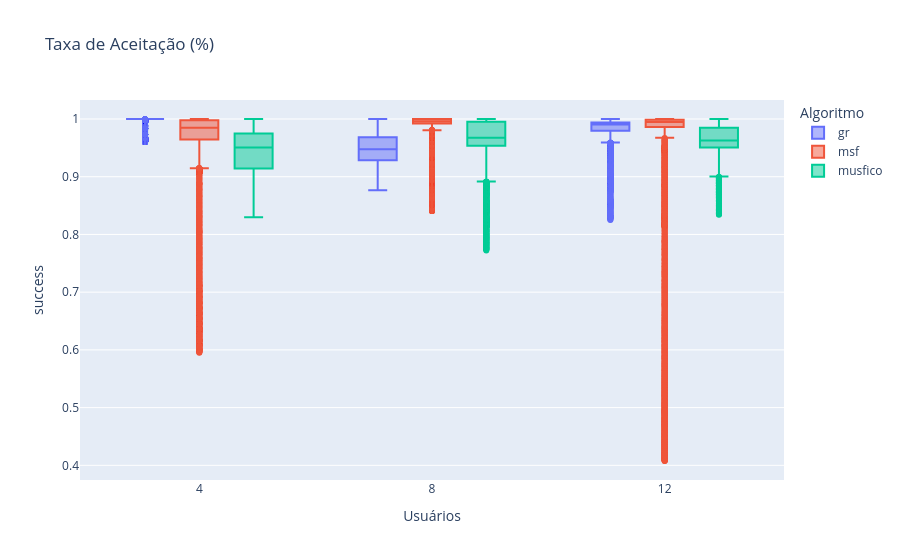

Write notebook code for a chart like this one.
### Code cell
# Criando o boxplot
fig = px.box(
    big_data,
    x="users",
    y="success",
    color="algorithm",
    labels={"users": "Usuários", "cpu_utilization": "Utilização de CPU", "algorithm": "Algoritmo"},
    title="Taxa de Aceitação (%)",
)

# Mostrando o gráfico
fig.show()

### Figure 1 — Plotly figure (JSON) as saved in the notebook; plotly's stock layout.template omitted (floating-point values rounded to 4 significant figures; data arrays with more than 128 entries replaced by an {"elided": "..."} marker saying what was removed)
{"data": [{"alignmentgroup": "True", "hovertemplate": "Algoritmo=gr<br>Usuários=%{x}<br>success=%{y}<extra></extra>", "legendgroup": "gr", "marker": {"color": "#636efa"}, "name": "gr", "notched": false, "offsetgroup": "gr", "orientation": "v", "showlegend": true, "type": "box", "x": {"elided": "30000 int values"}, "x0": " ", "xaxis": "x", "y": {"elided": "30000 float values"}, "y0": " ", "yaxis": "y"}, {"alignmentgroup": "True", "hovertemplate": "Algoritmo=msf<br>Usuários=%{x}<br>success=%{y}<extra></extra>", "legendgroup": "msf", "marker": {"color": "#EF553B"}, "name": "msf", "notched": false, "offsetgroup": "msf", "orientation": "v", "showlegend": true, "type": "box", "x": {"elided": "29000 int values"}, "x0": " ", "xaxis": "x", "y": {"elided": "29000 float values"}, "y0": " ", "yaxis": "y"}, {"alignmentgroup": "True", "hovertemplate": "Algoritmo=musfico<br>Usuários=%{x}<br>success=%{y}<extra></extra>", "legendgroup": "musfico", "marker": {"color": "#00cc96"}, "name": "musfico", "notched": false, "offsetgroup": "musfico", "orientation": "v", "showlegend": true, "type": "box", "x": {"elided": "28000 int values"}, "x0": " ", "xaxis": "x", "y": {"elided": "28000 float values"}, "y0": " ", "yaxis": "y"}], "layout": {"boxmode": "group", "legend": {"title": {"text": "Algoritmo"}, "tracegroupgap": 0}, "title": {"text": "Taxa de Aceitação (%)"}, "xaxis": {"anchor": "y", "domain": [0, 1], "title": {"text": "Usuários"}}, "yaxis": {"anchor": "x", "domain": [0, 1], "title": {"text": "success"}}}}
